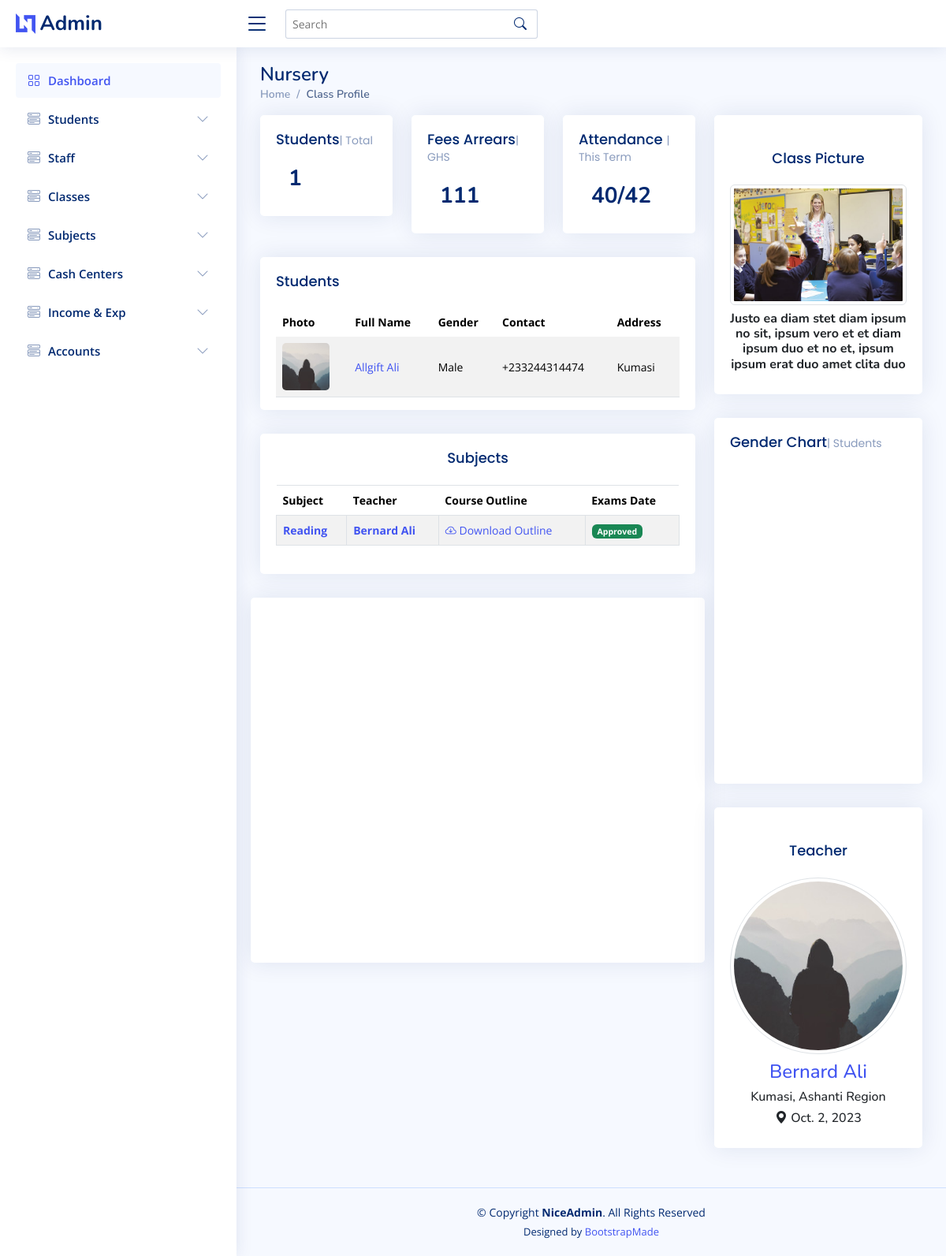
Page /accounts/account_class_detail/nursery/ on the committed database.
### core/models.py (models this page shows, shortened)
class Class(models.Model):
    picture = models.ImageField(upload_to='class', default='class-1.jpg')
    video = models.FileField(upload_to='class', null=True, blank=True)
    level = models.CharField(max_length=15, choices=LEVEL_CHOICES)
    name = models.CharField(max_length=15, unique=True)
    slug = models.SlugField()
    min_age = models.IntegerField()
    max_age = models.IntegerField()
    tuition_fee = models.DecimalField(max_digits=10, decimal_places=2)
    tuition_interval = models.CharField(max_length=15, choices=TUITION_INTERVAL_CHOICES)
    total_seats = models.IntegerField()
    start_time = models.TimeField(max_length=15)
    close_time = models.TimeField(max_length=15)
    description = models.TextField(null=True, blank=True)
    teacher = models.ForeignKey(User, on_delete=models.DO_NOTHING)
    captain = models.ForeignKey(User, on_delete=models.DO_NOTHING, related_name='class_captain')

class Subject(models.Model):
    name = models.CharField(max_length=50)
    level = models.CharField(max_length=15, choices=LEVEL_CHOICES)
    teacher = models.ForeignKey(User, on_delete=models.DO_NOTHING)
    classes = models.ManyToManyField('core.Class', related_name='taught_class', blank=True)
    description = models.TextField()
    subject_outline_file = models.FileField(blank=True, null=True)

### authy/models.py (models this page shows, shortened)
class User(AbstractUser):
    full_name = models.CharField(max_length=200, null=True)
    type = models.CharField(max_length=20, choices=USER_TYPE)
    email = models.EmailField(unique=True, null=True)
    phone = models.CharField(max_length=20)
    avatar = models.ImageField(null=True, default="default.jpg")
    gender = models.CharField(max_length=100, choices=GENDER_CHOICE, null=True, blank=True)
    residence = models.CharField(max_length=100)
    GPS_Address = models.CharField(max_length=15)
    region = models.CharField(max_length=100, choices=REGION_CHOICE, null=True, blank=True)
    nationality = models.CharField(max_length=100, default='Ghanaian')
    created = models.DateField(auto_now_add=True)
    is_blocked = models.BooleanField(default=False)
    classes = models.ManyToManyField('core.Class', related_name='classes', blank=True)
    marital_status = models.CharField(max_length=100, choices=MARITAL_STATUS, default='Single')
    subjects = models.ManyToManyField('core.Subject', related_name='subjects', blank=True)
    profile = models.TextField(blank=True, null=True)
    cv = models.FileField(blank=True, null=True)
    facebook_url = models.URLField(max_length=255, blank=True, null=True)
    twitter_url = models.URLField(max_length=255, blank=True, null=True)
    instagram_url = models.URLField(max_length=255, blank=True, null=True)
    linkedin_url = models.URLField(max_length=255, blank=True, null=True)
    website_url = models.URLField(max_length=255, blank=True, null=True)
    REQUIRED_FIELDS = []

### accounts/views.py (the view)
# urls.py: path("account_class_detail/<slug:slug>/", account_class_detail, name='account_class_detail'),
def account_class_detail(request, slug):
    name = Class.objects.get(slug=slug)
    students = User.objects.filter(classes=name.id).filter(type='Student/Parent').order_by('last_name', 'first_name')
    total_students = User.objects.filter(classes=name.id).filter(type='Student/Parent').count()
    context = {
        'name': name,
        'students': students,
        'total_students': total_students,
    }
    return render(request, 'accounts/account_class_detail.html', context)

### templates/accounts/account_class_detail.html (shortened to what this page needs)
{% extends 'accounts/base.html' %}
{% load static %}
{% block content %}
  <main id="main" class="main">
    <div class="pagetitle">
      <h1>{{name.name}}</h1>
      <nav>
        <ol class="breadcrumb">
          <li class="breadcrumb-item"><a href="index.html">Home</a></li>
          <li class="breadcrumb-item active">Class Profile</li>
        </ol>
      </nav>
    </div>
    <section class="section dashboard">
      <div class="row">
        <div class="col-lg-8">
          <div class="row">
            <div class="col-xxl-4 col-md-4">
              <div class="card info-card sales-card">
                <div class="card-body">
                  <h5 class="card-title">Students<span>| Total</span></h5>
                  <div class="d-flex align-items-center">
                    <div class="ps-3">
                      <h6>{{total_students}}</h6>
                    </div>
                  </div>
                </div>
              </div>
            </div>
            <div class="col-xxl-4 col-md-4">
              <div class="card info-card sales-card">
                <div class="card-body">
                  <h5 class="card-title">Fees Arrears<span>| GHS</span></h5>
                  <div class="d-flex align-items-center">
                    <div class="ps-3">
                      <h6>111</h6>
                    </div>
                  </div>
                </div>
              </div>
            </div>
            <div class="col-xxl-4 col-md-4">
              <div class="card info-card sales-card">
                <div class="card-body">
                  <h5 class="card-title">Attendance <span>| This Term</span></h5>
                  <div class="d-flex align-items-center">
                    <div class="ps-3">
                      <h6>40/42</h6>
                    </div>
                  </div>
                </div>
              </div>
            </div>
            <div class="col-12">
              <div class="card top-selling overflow-auto">
                <div class="card-body pb-0">
                  <h5 class="card-title">Students</h5>
                  <table class="table table-striped table-hover datatable">
                    <thead>
                      <tr>
                        <th>Photo</th>
                        <th>Full Name</th>
                        <th>Gender</th>
                        <th>Contact</th>
                        <th>Address</th>
                      </tr>
                    </thead>
                    <tbody>
                      {% for student in students %}
                        <tr>
                          <th scope="row"><a href="{% url 'account_profile' student.username %}"><img src="{{student.avatar.url}}" alt=""></a></th>
                          <td><a href="{% url 'account_profile' student.username %}">{{student.full_name}}</a></td>
                          <td>{{student.gender}}</td>
                          <td>{{student.phone}}</td>
                          <td>{{student.residence}}</td>
                        </tr>
                      {% endfor %}
                    </tbody>
                  </table>
                </div>
              </div>
            </div>
            <div class="col-12">
              <div class="card recent-sales overflow-auto">
                <div class="card-body">
                  <h5 class="card-title text-center">Subjects</h5>
                  <table class="table table-striped table-hover table-bordered">
                    <thead>
                      <tr>
                        <th scope="col">Subject</th>
                        <th scope="col">Teacher</th>
                        <th scope="col">Course Outline</th>
                        <th scope="col">Exams Date</th>
                      </tr>
                    </thead>
                    <tbody>
                      {% for subject in name.taught_class.all %}
                      <tr>
                        <th scope="row"><a href="#">{{subject.name}}</a></th>
                        <th scope="row"><a href="{% url 'account_profile' subject.teacher.username %}">{{subject.teacher.full_name}}</a></th>
                        <td><a href=""><i class="bi bi-cloud-arrow-down"></i> Download Outline</a></td>
                        <td><span class="badge bg-success">Approved</span></td>
                      </tr>
                      {% endfor %}
                    </tbody>
                  </table>
                </div>
              </div>
            </div>
            <div class="card">
            <div class="card-body">
              <h5 class="card-title text-center">{{profile.full_name}}</h5>
              <div id="radarChart" style="min-height: 400px;" class="echart"></div>
            </div>
          </div>
          </div>
        </div>
        <div class="col-lg-4">
          <div class="card">
            <div class="card-body profile-card pt-4 d-flex flex-column align-items-center">
              <h5 class="card-title">Class Picture</h5>
              <img src="{{name.picture.url}}" alt="Profile" class="img-thumbnail">
              <h6 class="mt-2 text-center"><b>{{name.description}}</b></h6>
            </div>
          </div>
          <div class="card">
            <div class="card-body pb-0">
              <h5 class="card-title">Gender Chart<span>| Students</span></h5>
              <div id="trafficChart" style="min-height: 400px;" class="echart"></div>
            </div>
          </div>
          <div class="card">
            <div class="card-body profile-card pt-4 d-flex flex-column align-items-center">
              <h5 class="card-title">Teacher</h5>
              <img src="{{name.teacher.avatar.url}}" alt="Profile" class="rounded-circle img-thumbnail">
              <h4 class="mt-2"><a href="{% url 'account_profile' name.teacher.username %}">{{name.teacher.full_name}}</a></h4>
                <h6>{{name.teacher.residence}}, {{name.teacher.region}} Region</h6>
                <h6><i class="bi bi-geo-alt-fill"></i> {{name.teacher.created}}</h6>
            </div>
          </div>
        </div>
      </div>
    </section>
  </main>
{% endblock content %}

### static/assets/css/style.css (style rules this page uses)
:root { scroll-behavior: smooth; }
body { font-family: "Open Sans", sans-serif; background: #f6f9ff; color: #444444; }
a { color: #4154f1; text-decoration: none; }
h1, h2, h3, h4, h5, h6 { font-family: "Nunito", sans-serif; }
#main { margin-top: 60px; padding: 20px 30px; transition: all 0.3s; }
.pagetitle { margin-bottom: 10px; }
.pagetitle h1 { font-size: 24px; margin-bottom: 0; font-weight: 600; color: #012970; }
.card { margin-bottom: 30px; border: none; border-radius: 5px; box-shadow: 0px 0 30px rgba(1, 41, 112, 0.1); }
.card-title { padding: 20px 0 15px 0; font-size: 18px; font-weight: 500; color: #012970; font-family: "Poppins", sans-serif; }
.card-title span { color: #899bbd; font-size: 14px; font-weight: 400; }
.card-body { padding: 0 20px 20px 20px; }
.breadcrumb { font-size: 14px; font-family: "Nunito", sans-serif; color: #899bbd; font-weight: 600; }
.breadcrumb a { color: #899bbd; transition: 0.3s; }
.breadcrumb .breadcrumb-item::before { color: #899bbd; }
.breadcrumb .active { color: #51678f; font-weight: 600; }
@media (min-width: 1200px) { #main, #footer { margin-left: 300px; } }
.dashboard .info-card { padding-bottom: 10px; }
.dashboard .info-card h6 { font-size: 28px; color: #012970; font-weight: 700; margin: 0; padding: 0; }
.dashboard .recent-sales { font-size: 14px; }
.dashboard .recent-sales .table thead { background: #f6f6fe; }
.dashboard .recent-sales .table thead th { border: 0; }
.dashboard .top-selling { font-size: 14px; }
.dashboard .top-selling .table thead { background: #f6f6fe; }
.dashboard .top-selling .table thead th { border: 0; }
.dashboard .top-selling .table tbody td { vertical-align: middle; }
.dashboard .top-selling img { border-radius: 5px; max-width: 60px; }

### rows in the picture
Class: name "Nursery", picture (picture), description "Justo ea diam stet diam ipsum no sit, ipsum vero et et diam ipsum duo et no et, ipsum ipsum erat duo amet clita duo", teacher.avatar (placeholder picture), teacher.full_name "Bernard Ali", teacher.residence "Kumasi", teacher.region "Ashanti", teacher.created "Oct. 2, 2023"
User: avatar (placeholder picture), full_name "Allgift Ali", gender "Male", phone "+233244314474", residence "Kumasi"
Subject: name "Reading", teacher.full_name "Bernard Ali"

### other values in the picture
{{ total_students }} "1"
